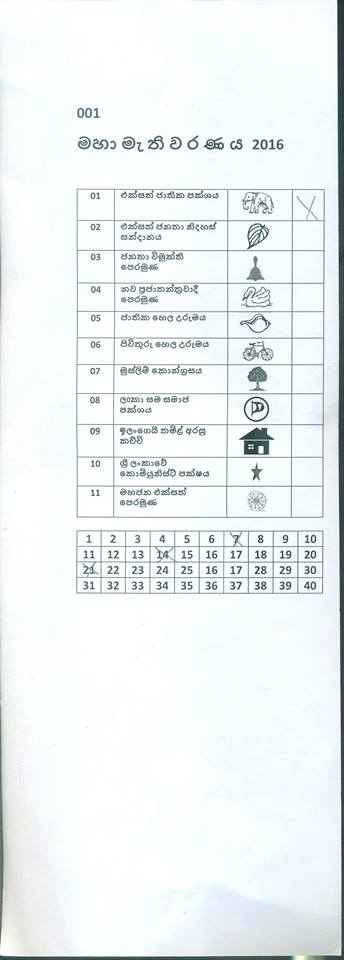
%> input picture test.jpg, 344 x 960 px
$ octave --eval "result = OptimalThresholdedImage(imread('test.jpg'));"   (GNU Octave 9; MATLAB toolbox functions it lacks are replaced by stand-ins)
%> lines starting %> are read from the running program, lines starting %| are printed output that depends on the picture; in (x1, y1, x2, y2) boxes, pixels count from 0 and x2, y2 are one past the last pixel; in counts of white or black regions, pixels touching at a corner belong together; the program's own positions count from 1
function [binaryimage] =  OptimalThresholdedImage(RGBimage)
    if size(RGBimage,3)== 3
        Igray = rgb2gray(RGBimage);
        filterdI = Igray;%medfilt2(Igray);
    else
        filterdI = RGBimage;%medfilt2(RGBimage);
    end

    % streching will fail the thresholding
    %imadjust(RGBimage0, stretchlim(RGBimage0));
    %RGBimage(:,:,1));
    level = graythresh(filterdI);
%> level = 0.733
    % Don't use median localization for large images
    T = adaptthresh(filterdI,level,'ForegroundPolarity','bright','Statistic','mean');
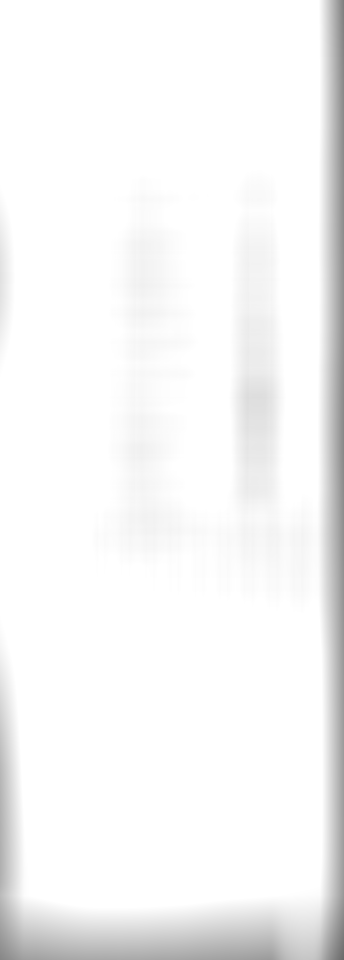
%> T: size 960x344 double; min 0.418, max 1, mean 0.967
    binaryimage = imbinarize(filterdI, T);
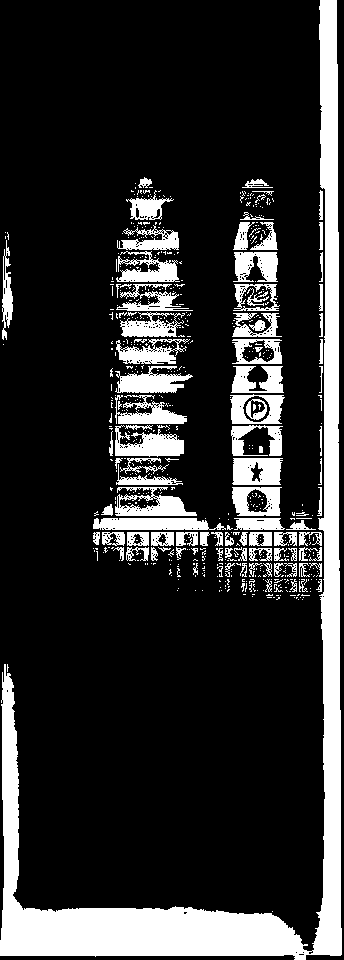
%> binaryimage: size 960x344 logical; 18.5% white; 591 white regions (492 under 20 px), largest, box (x1, y1, x2, y2) and area: (0, 0, 342, 960) 32930, (93, 518, 226, 530) 1345, (115, 425, 184, 457) 1284

    % [6 lines of commented-out code are left out]
end
